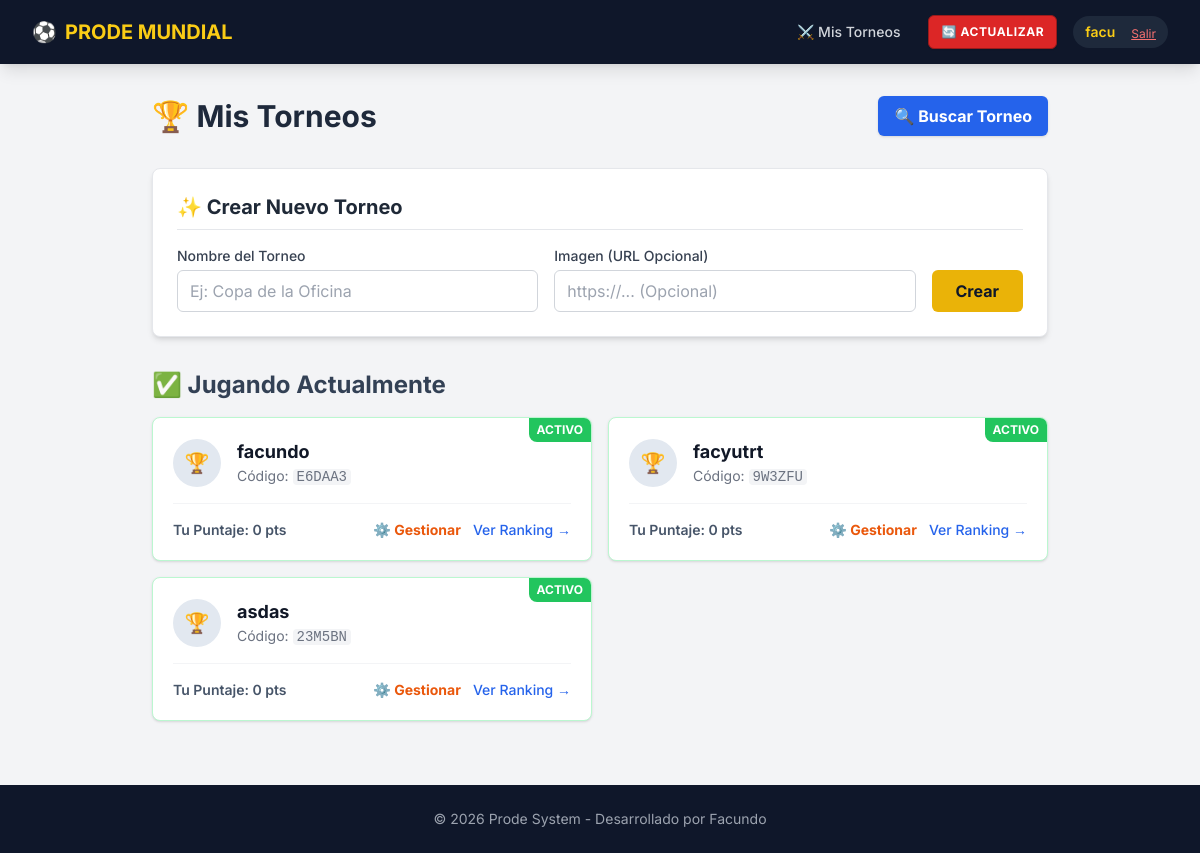
Page /mis-torneos/ (signed in) on the earlier database version.
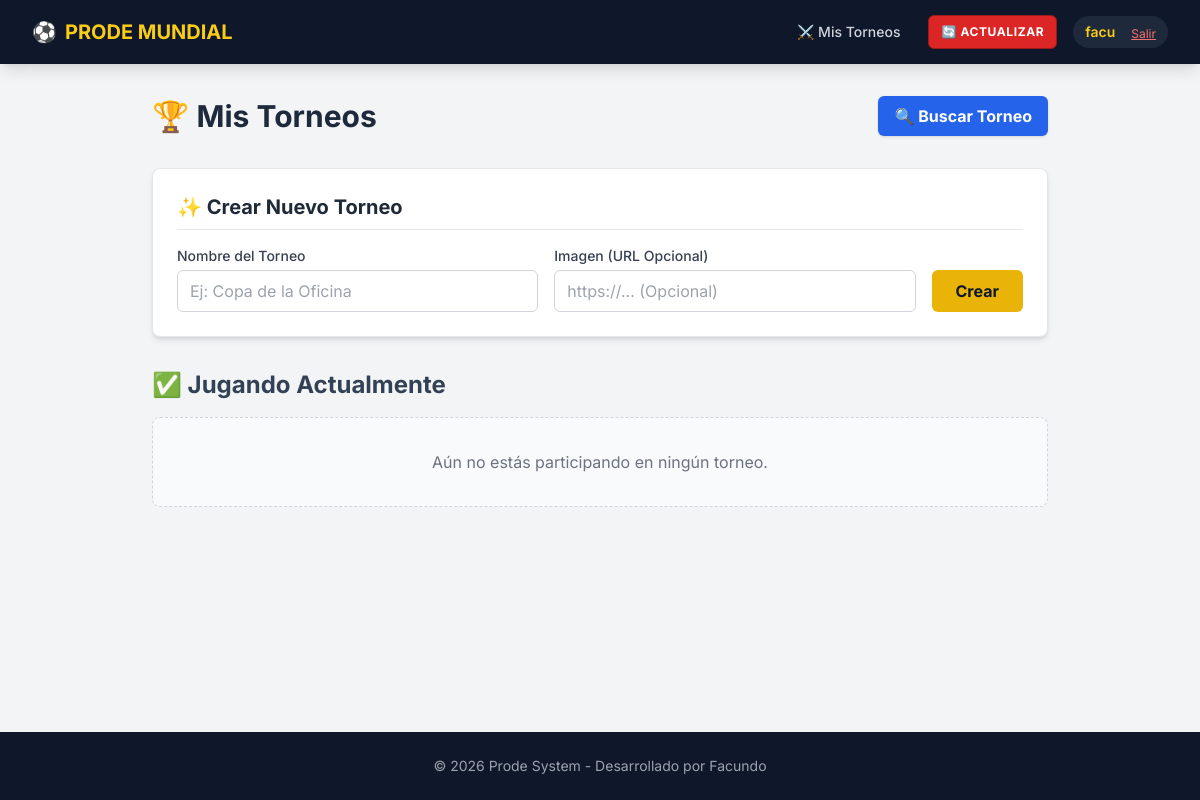
Same page on the later database version.
### core/models.py (models this page shows, shortened)
class TournamentMember(models.Model):
    STATUS_CHOICES = [
        ('PENDING', 'Pendiente de Aprobación'),
        ('ACCEPTED', 'Aceptado / Jugando'),
        ('REJECTED', 'Rechazado'),
    ]
    tournament = models.ForeignKey(Tournament, on_delete=models.CASCADE)
    user = models.ForeignKey(User, on_delete=models.CASCADE)
    status = models.CharField(max_length=10, choices=STATUS_CHOICES, default='PENDING')
    joined_at = models.DateTimeField(auto_now_add=True)
    points = models.IntegerField(default=0)
    class Meta:
        unique_together = ('tournament', 'user')
        verbose_name = "Miembro de Torneo"
        verbose_name_plural = "Miembros de Torneo"

class Tournament(models.Model):
    name = models.CharField(max_length=100, verbose_name="Nombre del Torneo")
    code = models.CharField(max_length=6, unique=True, verbose_name="Código de Invitación")
    creator = models.ForeignKey(User, on_delete=models.CASCADE, related_name="created_tournaments")
    image = models.URLField(blank=True, null=True, verbose_name="Imagen (URL)")
    created_at = models.DateTimeField(auto_now_add=True)
    members = models.ManyToManyField(User, through='TournamentMember', related_name="tournaments")

### core/views.py (the view)
# urls.py: path('mis-torneos/', mis_torneos, name='mis_torneos'),
@login_required
def mis_torneos(request):
    jugando = TournamentMember.objects.filter(
        user=request.user,
        status='ACCEPTED'
    ).select_related('tournament')
    pendientes = TournamentMember.objects.filter(
        user=request.user,
        status='PENDING'
    ).select_related('tournament')
    if request.method == 'POST':
        cantidad_creados = Tournament.objects.filter(creator=request.user).count()
        if cantidad_creados >= 3:
            messages.error(request, "🚫 Límite alcanzado: Solo puedes administrar hasta 3 torneos a la vez.")
            form = TournamentForm(request.POST)
        else:
            form = TournamentForm(request.POST)
            if form.is_valid():
                torneo = form.save(commit=False)
                torneo.creator = request.user
                torneo.save()
                TournamentMember.objects.create(
                    user=request.user,
                    tournament=torneo,
                    status='ACCEPTED'
                )
                messages.success(request, f'¡Torneo "{torneo.name}" creado!')
                return redirect('mis_torneos')
    else:
        form = TournamentForm()
    return render(request, 'core/mis_torneos.html', {
        'jugando': jugando,
        'pendientes': pendientes,
        'form': form
    })

### core/forms.py
class TournamentForm(forms.ModelForm):
    class Meta:
        model = Tournament
        fields = ['name', 'image'] # El usuario solo elige nombre e imagen
        widgets = {
            'name': forms.TextInput(attrs={
                'class': 'w-full px-3 py-2 border border-gray-300 rounded-md focus:outline-none focus:ring-2 focus:ring-yellow-400',
                'placeholder': 'Ej: Copa de la Oficina'
            }),
            'image': forms.URLInput(attrs={
                'class': 'w-full px-3 py-2 border border-gray-300 rounded-md focus:outline-none focus:ring-2 focus:ring-yellow-400',
                'placeholder': 'https://... (Opcional)'
            })
        }

### core/templates/core/mis_torneos.html (shortened to what this page needs)
{% extends 'core/base.html' %}
{% block content %}
<div class="max-w-4xl mx-auto">
    <div class="flex justify-between items-center mb-8">
        <h1 class="text-3xl font-bold text-slate-800">🏆 Mis Torneos</h1>
        <a href="{% url 'buscar_torneo' %}" class="bg-blue-600 hover:bg-blue-700 text-white px-4 py-2 rounded-md font-bold shadow transition flex items-center">
            🔍 Buscar Torneo
        </a>
    </div>
    <div class="bg-white p-6 rounded-lg shadow-md border border-gray-200 mb-8">
        <h2 class="text-xl font-bold text-gray-800 mb-4 border-b pb-2">✨ Crear Nuevo Torneo</h2>
        <form method="post" class="flex flex-col md:flex-row gap-4 items-end">
            <div class="flex-grow w-full">
                <label class="block text-sm font-medium text-gray-700 mb-1">Nombre del Torneo</label>
                {{ form.name }} </div>
            <div class="flex-grow w-full">
                <label class="block text-sm font-medium text-gray-700 mb-1">Imagen (URL Opcional)</label>
                {{ form.image }}
            </div>
            <button type="submit" class="bg-yellow-500 hover:bg-yellow-600 text-slate-900 font-bold px-6 py-2 rounded-md transition w-full md:w-auto h-[42px]">
                Crear
            </button>
        </form>
    </div>
    <h2 class="text-2xl font-bold text-slate-700 mb-4">✅ Jugando Actualmente</h2>
    {% if jugando %}
        <div class="grid grid-cols-1 md:grid-cols-2 gap-4 mb-8">
            {% for miembro in jugando %}
            <div class="bg-white p-5 rounded-lg shadow border border-green-200 relative overflow-hidden group hover:shadow-lg transition">
                <div class="absolute top-0 right-0 bg-green-500 text-white text-xs font-bold px-2 py-1 rounded-bl-lg">
                    ACTIVO
                </div>
                <div class="flex items-center space-x-4">
                    {% if miembro.tournament.image %}
                        <img src="{{ miembro.tournament.image }}" class="w-12 h-12 rounded-full object-cover border-2 border-green-500">
                    {% else %}
                        <div class="w-12 h-12 rounded-full bg-slate-200 flex items-center justify-center text-xl">🏆</div>
                    {% endif %}
                    <div>
                        <h3 class="font-bold text-lg text-gray-900">{{ miembro.tournament.name }}</h3>
                        <p class="text-sm text-gray-500">Código: <span class="font-mono bg-gray-100 px-1 rounded">{{ miembro.tournament.code }}</span></p>
                    </div>
                </div>
                <div class="mt-4 pt-4 border-t border-gray-100 flex justify-between items-center">
                    <span class="text-sm font-semibold text-slate-600">Tu Puntaje: {{ miembro.points }} pts</span>
                    <div class="flex space-x-3">
                        {% if miembro.tournament.creator == user %}
                            <a href="{% url 'gestionar_torneo' miembro.tournament.id %}" class="text-orange-600 text-sm hover:underline font-bold flex items-center">
                                ⚙️ Gestionar
                            </a>
                    {% endif %}
                    <a href="{% url 'ranking_torneo' miembro.tournament.id %}" class="text-blue-600 text-sm hover:underline font-medium">
                        Ver Ranking &rarr;
                    </a>
    </div>
</div>
            </div>
            {% endfor %}
        </div>
    {% else %}
        <div class="bg-gray-50 p-8 rounded-lg text-center border border-dashed border-gray-300 mb-8">
            <p class="text-gray-500">Aún no estás participando en ningún torneo.</p>
        </div>
    {% endif %}
</div>
{% endblock %}

### core/templates/core/base.html (shortened to what this page needs)
<!DOCTYPE html>
<html lang="es">
<head>
    <script src="https://cdn.tailwindcss.com"></script>
</head>
<body class="flex flex-col min-h-screen">
    <nav class="bg-slate-900 text-white shadow-lg">
        <div class="max-w-7xl mx-auto px-4 sm:px-6 lg:px-8">
            <div class="flex justify-between h-16">
                <div class="flex items-center">
                    <a href="{% url 'home' %}" class="flex items-center space-x-2 text-xl font-bold text-yellow-400 hover:text-yellow-300">
                        <span>⚽</span>
                        <span>PRODE MUNDIAL</span>
                    </a>
                </div>
                <div class="flex items-center space-x-4">
                    <a href="{% url 'mis_torneos' %}" class="text-gray-300 hover:bg-slate-800 hover:text-white px-3 py-2 rounded-md text-sm font-medium">
                        ⚔️ Mis Torneos
                    </a>
                    {% if user.is_staff %}
                        <a href="{% url 'actualizar_web' %}" class="bg-red-600 hover:bg-red-700 text-white px-3 py-2 rounded-md text-xs font-bold uppercase tracking-wider flex items-center border border-red-800 shadow-sm transition" title="Actualizar resultados desde la API">
                            🔄 Actualizar
                        </a>
                    {% endif %}
                    {% if user.is_authenticated %}
                        <div class="flex items-center space-x-4 bg-slate-800 px-3 py-1 rounded-full">
                            <span class="text-sm text-yellow-400 font-semibold">{{ user.username }}</span>
                            <form action="{% url 'account_logout' %}" method="post" class="inline">
                                <button type="submit" class="text-xs text-red-400 hover:text-red-300 underline">Salir</button>
                            </form>
                        </div>
                    {% else %}
                        <a href="{% url 'account_login' %}" class="bg-yellow-500 hover:bg-yellow-600 text-slate-900 px-4 py-2 rounded-md text-sm font-bold transition">
                            Ingresar
                        </a>
                    {% endif %}
                </div>
            </div>
        </div>
    </nav>
    <main class="flex-grow max-w-7xl w-full mx-auto px-4 sm:px-6 lg:px-8 py-8">
    {% block content %}
    {% endblock %}
    </main>
    <footer class="bg-slate-900 text-gray-400 py-6 mt-auto">
        <div class="max-w-7xl mx-auto px-4 text-center text-sm">
            <p>&copy; 2026 Prode System - Desarrollado por Facundo</p>
        </div>
    </footer>
</body>
</html>

### core/templates/core/base.html (style rules this page uses)
body { font-family: 'Inter', sans-serif; background-color: #f3f4f6; }

Differences in the rows shown:
removed TournamentMember: tournament.name "facundo", tournament.code "E6DAA3", points "0", shows "⚙️ Gestionar"
removed TournamentMember: tournament.name "facyutrt", tournament.code "9W3ZFU", points "0", shows "⚙️ Gestionar"
removed TournamentMember: tournament.name "asdas", tournament.code "23M5BN", points "0", shows "⚙️ Gestionar"
Other differences:
text now shown: "Aún no estás participando en ningún torneo."
